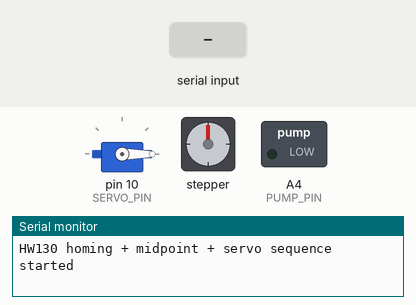
A sketch run on a simulated Arduino Uno, built with avr-gcc and run on an emulated ATmega328P. Parts: servo, stepper motor, switched loads named in the sketch (green lamp = pin HIGH), the last lines printed to the serial monitor. The inputs (shaded band) are chosen by the test bench. Stepper angles assume 2048 steps per turn.

Above: at 1.2 s.
1.3 s: "SCISSORS 90\n" received over Serial
At 3.2 s:
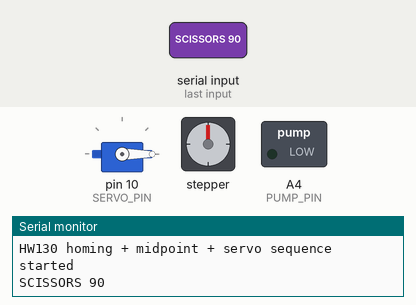
4.3 s: "PUMP 90\n" received over Serial
At 5.1 s:
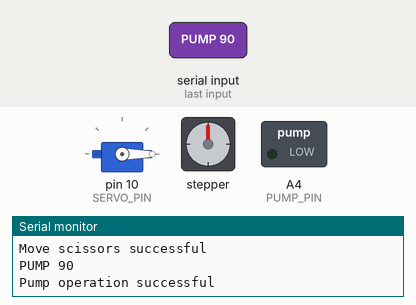
Timing chart, 0 to 7.3 s (numbered marks = the images above; inputs shaded):
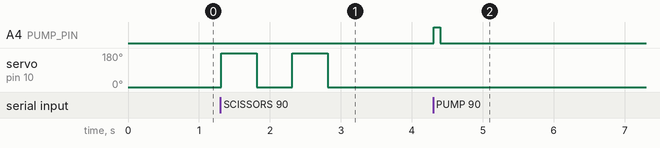

Measured:
- after the input at 1.3 s, servo on pin 10 (SERVO_PIN): alternates 180° for 0.50 s and 0° for 0.50 s, 4 changes in all, then stays 0°, starting at once
- after the input at 4.3 s, A4 (PUMP_PIN): LOW → HIGH at once, → LOW 0.09 s later

The sketch:

end_eff_control.ino
```cpp
#include <Servo.h>
#include <AFMotor.h>


// =====================================================
// AXIS DIRECTION ALIAS (FLIP HERE IF NEEDED)
// =====================================================
#define AXIS_FORWARD  FORWARD
#define AXIS_BACKWARD BACKWARD

// =====================================================
// STEPPER
// =====================================================
AF_Stepper stepper(2048, 1);   // 28BYJ-48 on M1 + M2

// =====================================================
// SERVO
// =====================================================
Servo cutter;
const int SERVO_PIN = 10;      // SERVO1 on HW130
const int SERVO_MIN = 0;
const int SERVO_MAX = 180;

const int PUMP_PIN = A4;
// =====================================================
// LIMIT SWITCHES
// =====================================================
const int endPin  = A0;        // END of travel  ✅ corrected
const int homePin = A5;        // START of travel

// =====================================================
// COUNTERS
// =====================================================
long stepCounter = 0;
long maxSteps = 0;
long targetSteps = 0;

int pump_gripper(int time_ms) {
  digitalWrite(PUMP_PIN, HIGH);
  delay(time_ms);
  digitalWrite(PUMP_PIN, LOW);
  return 1;
}

void runServoTwice() {
  for (int i = 0; i < 2; i++) {
    cutter.write(SERVO_MAX);
    delay(500);
    cutter.write(SERVO_MIN);
    delay(500);
  }
}

int home_scissors() {
    // -------------------------------------------------
    // 1) Move toward END switch (A5)
    // -------------------------------------------------
    while (digitalRead(endPin) == HIGH) {
      stepper.onestep(AXIS_FORWARD, DOUBLE);
      delay(2);
    }

    stepCounter = 0;
    delay(200); // debounce

    // -------------------------------------------------
    // 2) Reverse, count steps until HOME switch (A0)
    // -------------------------------------------------
    while (digitalRead(homePin) == HIGH) {
      stepper.onestep(AXIS_BACKWARD, DOUBLE);
      stepCounter++;
      delay(2);
    }
    maxSteps = stepCounter;
    targetSteps = maxSteps / 2;

    Serial.print("Max steps counted: ");
    Serial.println(maxSteps);

    delay(200); // debounce

    // -------------------------------------------------
    // 3) Move to midpoint
    // -------------------------------------------------
    for (int i = 0; i++; i <= targetSteps) {
      stepper.onestep(AXIS_FORWARD, DOUBLE);
      delay(2);
    }
    // pos_stepper = targetSteps

    // -------------------------------------------------
    // 4) Servo action: 2× back-and-forth
    // -------------------------------------------------
    runServoTwice();

    // -------------------------------------------------
    // 5) Finished
    // -------------------------------------------------
    return 1;
  }

void move_scissors(int amount, int pos_stepper) {
  // Calculation for number of steps to move
  int delta = amount - pos_stepper;
  int steps = delta; // Assuming 1 unit of amount equals 1 step

  if (steps > 0) {
    stepper.onestep(FORWARD, MICROSTEP);
  } else if (steps < 0) {
    stepper.onestep(BACKWARD, MICROSTEP);
  }
  pos_stepper = amount;
}

int move_and_close_scissors(int amount, int pos_stepper) {
  move_scissors(amount, pos_stepper);
  runServoTwice();
  return 1;
}


void setup() {
  Serial.begin(9600);

  pinMode(PUMP_PIN, OUTPUT);

  pinMode(endPin, INPUT_PULLUP);
  pinMode(homePin, INPUT_PULLUP);

  stepper.setSpeed(20);        // RPM (safe & slow)

  cutter.attach(SERVO_PIN);
  cutter.write(SERVO_MIN);

  Serial.println("HW130 homing + midpoint + servo sequence started");
//  home_scissors();

}

void loop() {
  if (Serial.available() > 0) {
    String command = Serial.readStringUntil('\n');
    command.trim();
    Serial.println(command);
    if (command.startsWith("PUMP ")) {
      int time_ms;
      sscanf(command.c_str(), "PUMP %d", &time_ms);
      int result = pump_gripper(time_ms);
      if (result == 1) {
        Serial.println("Pump operation successful");
      } else {
        Serial.println("Pump operation failed");
      }
    }

    if (command.startsWith("SCISSORS ")) {
      int amount;
      sscanf(command.c_str(), "SCISSORS %d", &amount);
      int result = move_and_close_scissors(amount, 1);
      if (result == 1) {
        Serial.println("Move scissors successful");
      } else {
        Serial.println("Move scissors failed");
      }
    }
  }
}
```
